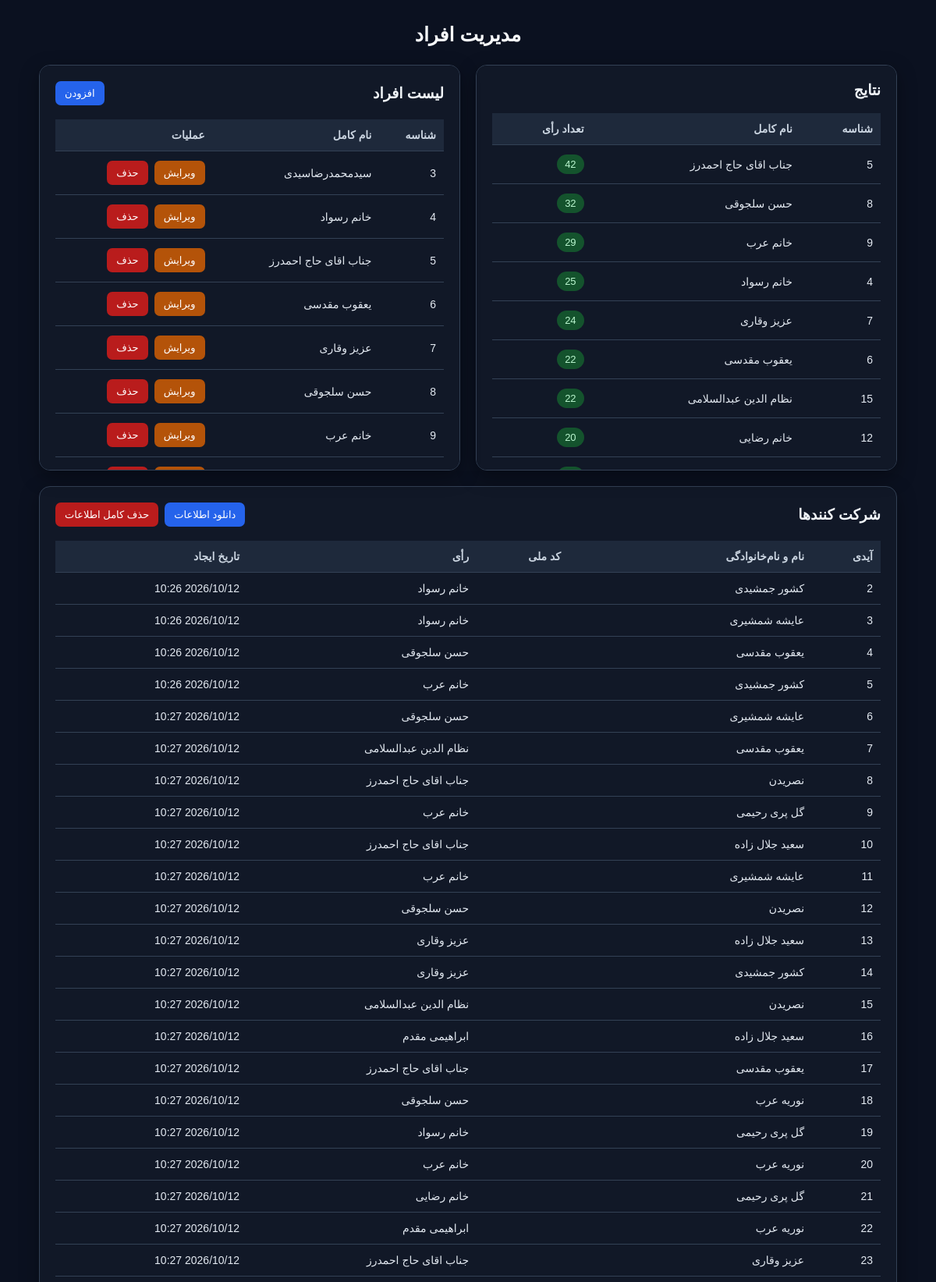
/manager/ (upper part), run on the app's committed database.
### manager/models.py (models this page shows)
class Candidates(models.Model):
    fullname = models.CharField(max_length=400)
    created = models.DateTimeField(auto_now_add=True)
    def __str__(self):
        return self.fullname

### counter/models.py (models this page shows, shortened)
class Vote(models.Model):
    fullname = models.CharField(max_length=400)
    national_code = models.CharField(max_length=100)
    candidate_id = models.ForeignKey(Candidates, on_delete=models.CASCADE)
    created = models.DateTimeField(auto_now_add=True)

### manager/views.py (the view)
# urls.py: path('', views.main, name="main"),
def main(request):
    context = {'candidates':Candidates.objects.all(),
               'results_vote': (Vote.objects.values("candidate_id", "candidate_id__fullname").annotate(vote_count=Count("id")).order_by("-vote_count")),
               'participants': Vote.objects.all()
               }
    return render(request, "main.html", context)

### manager/templates/main.html (shortened to what this page needs)
{% extends 'index.html' %}
{% block blockname %}
<main class="people-page">
    <h1>مدیریت افراد</h1>
    <section class="boxes">
        <div class="box">
            <h2 style="margin-bottom: 18px;">نتایج</h2>
            <div class="table-wrapper">
                <table class="people-table">
                    <thead>
                        <tr>
                            <th>شناسه</th>
                            <th>نام کامل</th>
                            <th>تعداد رأی</th>
                        </tr>
                    </thead>
                    <tbody>
                        {% for row in results_vote %}
                            <tr>
                                <td>{{ row.candidate_id }}</td>
                                <td>{{ row.candidate_id__fullname }}</td>
                                <td><span class="status">{{ row.vote_count }}</span></td>
                            </tr>
                        {% empty %}
                            <tr>
                                <td colspan="3">نتیجه‌ای برای نمایش وجود ندارد.</td>
                            </tr>
                        {% endfor %}
                    </tbody>
                </table>
            </div>
        </div>
        <div class="box">
            <div class="box-header">
                <h2>لیست افراد</h2>
                <a class="button add-button" href="{% url 'creat-candidate' %}">افزودن</a>
            </div>
            <div class="table-wrapper">
                <table class="people-table">
                    <thead>
                        <tr>
                            <th>شناسه</th>
                            <th>نام کامل</th>
                            <th>عملیات</th>
                        </tr>
                    </thead>
                    <tbody>
                        {% for candidate in candidates %}
                            <tr>
                                <td>{{ candidate.id }}</td>
                                <td>{{ candidate.fullname }}</td>
                                <td>
                                    <div class="action-buttons">
                                        <a
                                            class="button edit-button"
                                            href="{% url 'edit-candidate' candidate.id %}"
                                        >ویرایش</a>
                                        <form
                                            class="action-form"
                                            method="post"
                                            action="{% url 'delete-candidate' candidate.id %}"
                                            onsubmit="return confirm('از حذف این شخص مطمئن هستید؟');"
                                        >
                                            <button class="button remove-button" type="submit">
                                                حذف
                                            </button>
                                        </form>
                                    </div>
                                </td>
                            </tr>
                        {% empty %}
                            <tr>
                                <td colspan="3">فردی برای نمایش وجود ندارد.</td>
                            </tr>
                        {% endfor %}
                    </tbody>
                </table>
            </div>
        </div>
    </section>
    <section class="data-box">
        <div class="data-box-header">
            <h2>شرکت کنندها</h2>
            <div class="data-actions">
                <a class="button download-button" href="{% url 'export_excel' %}">
                    دانلود اطلاعات
                </a>
                <form
                    class="action-form"
                    method="post"
                    action=""
                    onsubmit="return confirm('هشدار: همه اطلاعات مشارکت‌کنندگان حذف می‌شوند. مطمئن هستید؟');"
                >
                    <button class="button delete-all-button" type="submit">
                        حذف کامل اطلاعات
                    </button>
                </form>
            </div>
        </div>
        <div class="table-wrapper">
            <table class="people-table">
                <thead>
                    <tr>
                        <th>آیدی</th>
                        <th>نام و نام‌خانوادگی</th>
                        <th>کد ملی</th>
                        <th>رأی</th>
                        <th>تاریخ ایجاد</th>
                    </tr>
                </thead>
                <tbody>
                    {% for Participant in participants %}
                        <tr>
                            <td>{{ Participant.id }}</td>
                            <td>{{ Participant.fullname }}</td>
                            <td>{{ Participant.national_code }}</td>
                            <td>{{ Participant.candidate_id }}</td>
                            <td>{{ Participant.created|date:"Y/m/d H:i" }}</td>
                        </tr>
                    {% empty %}
                        <tr>
                            <td colspan="5">داده‌ای برای نمایش وجود ندارد.</td>
                        </tr>
                    {% endfor %}
                </tbody>
            </table>
        </div>
    </section>
</main>
{% endblock blockname %}

### manager/templates/main.html (style rules this page uses)
html, body { min-height: 100%; margin: 0; background: #0b1120 !important; }
.people-page, .people-page * { box-sizing: border-box; }
.people-page { width: 100%; min-height: 100vh; margin: 0; padding: 30px 16px; background: #0b1120; color: #e5e7eb; font-family: Tahoma, Arial, sans-serif; }
.people-page h1 { max-width: 1100px; margin: 0 auto 24px; color: #f8fafc; text-align: center; font-size: 25px; }
.boxes { display: grid; grid-template-columns: repeat(2, minmax(0, 1fr)); align-items: stretch; gap: 20px; max-width: 1100px; margin: 0 auto; }
.box, .data-box { min-width: 0; overflow: auto; padding: 20px; background: #111827; border: 1px solid #334155; border-radius: 14px; box-shadow: 0 8px 24px rgba(0, 0, 0, 0.35); }
.box { height: 520px; }
.box h2, .data-box h2 { margin: 0; color: #f1f5f9; font-size: 19px; }
.box-header, .data-box-header { display: flex; align-items: center; justify-content: space-between; gap: 12px; margin-bottom: 18px; }
.table-wrapper { overflow-x: auto; }
.people-table { width: 100%; border-collapse: collapse; text-align: right; white-space: nowrap; }
.people-table th, .people-table td { padding: 12px 10px; border-bottom: 1px solid #334155; }
.people-table th { background: #1e293b; color: #cbd5e1; font-size: 14px; }
.people-table td { color: #e2e8f0; font-size: 14px; }
.status { display: inline-block; padding: 5px 10px; border-radius: 20px; background: #14532d; color: #bbf7d0; font-size: 13px; }
.button { display: inline-block; padding: 8px 12px; border: 0; border-radius: 7px; color: #fff; font: inherit; font-size: 13px; text-decoration: none; cursor: pointer; transition: background-color 0.2s ease; }
.add-button, .download-button { background: #2563eb; }
.edit-button { background: #b45309; }
.remove-button, .delete-all-button { background: #b91c1c; }
.action-buttons, .data-actions { display: flex; align-items: center; gap: 8px; }
.action-form { display: inline; margin: 0; }
.data-box { max-width: 1100px; margin: 20px auto 0; }

### data on the page
Candidates: candidate_id "5", candidate_id__fullname "جناب اقای حاج احمدرز", vote_count "42", id "5", fullname "جناب اقای حاج احمدرز"
Candidates: candidate_id "8", candidate_id__fullname "حسن سلجوقی", vote_count "32", id "8", fullname "حسن سلجوقی"
Candidates: candidate_id "9", candidate_id__fullname "خانم عرب", vote_count "29", id "9", fullname "خانم عرب"
Candidates: candidate_id "7", candidate_id__fullname "عزیز وقاری", vote_count "24", id "7", fullname "عزیز وقاری"
Candidates: candidate_id "6", candidate_id__fullname "یعقوب مقدسی", vote_count "22", id "6", fullname "یعقوب مقدسی"
Candidates: candidate_id "15", candidate_id__fullname "نظام الدین عبدالسلامی", vote_count "22"
Candidates: candidate_id "12", candidate_id__fullname "خانم رضایی", vote_count "20"
Candidates: id "3", fullname "سیدمحمدرضاسیدی"
Candidates: id "4", fullname "خانم رسواد"
Vote: id "2", fullname "کشور جمشیدی", candidate_id "خانم رسواد", created "2026/10/12 10:26"
Vote: id "3", fullname "عایشه شمشیری", candidate_id "خانم رسواد", created "2026/10/12 10:26"
Vote: id "4", fullname "یعقوب مقدسی", candidate_id "حسن سلجوقی", created "2026/10/12 10:26"
Vote: id "5", fullname "کشور جمشیدی", candidate_id "خانم عرب", created "2026/10/12 10:26"
Vote: id "6", fullname "عایشه شمشیری", candidate_id "حسن سلجوقی", created "2026/10/12 10:27"
Vote: id "7", fullname "یعقوب مقدسی", candidate_id "نظام الدین عبدالسلامی", created "2026/10/12 10:27"
Vote: id "8", fullname "نصریدن", candidate_id "جناب اقای حاج احمدرز", created "2026/10/12 10:27"
Vote: id "9", fullname "گل پری رحیمی", candidate_id "خانم عرب", created "2026/10/12 10:27"
Vote: id "10", fullname "سعید جلال زاده", candidate_id "جناب اقای حاج احمدرز", created "2026/10/12 10:27"
Vote: id "11", fullname "عایشه شمشیری", candidate_id "خانم عرب", created "2026/10/12 10:27"
Vote: id "12", fullname "نصریدن", candidate_id "حسن سلجوقی", created "2026/10/12 10:27"
Vote: id "13", fullname "سعید جلال زاده", candidate_id "عزیز وقاری", created "2026/10/12 10:27"
Vote: id "14", fullname "کشور جمشیدی", candidate_id "عزیز وقاری", created "2026/10/12 10:27"
Vote: id "15", fullname "نصریدن", candidate_id "نظام الدین عبدالسلامی", created "2026/10/12 10:27"
Vote: id "16", fullname "سعید جلال زاده", candidate_id "ابراهیمی مقدم", created "2026/10/12 10:27"
Vote: id "17", fullname "یعقوب مقدسی", candidate_id "جناب اقای حاج احمدرز", created "2026/10/12 10:27"
Vote: id "18", fullname "نوریه عرب", candidate_id "حسن سلجوقی", created "2026/10/12 10:27"
Vote: id "19", fullname "گل پری رحیمی", candidate_id "خانم رسواد", created "2026/10/12 10:27"
Vote: id "20", fullname "نوریه عرب", candidate_id "خانم عرب", created "2026/10/12 10:27"
Vote: id "21", fullname "گل پری رحیمی", candidate_id "خانم رضایی", created "2026/10/12 10:27"
Vote: id "22", fullname "نوریه عرب", candidate_id "ابراهیمی مقدم", created "2026/10/12 10:27"
Vote: id "23", fullname "عزیز وقاری", candidate_id "جناب اقای حاج احمدرز", created "2026/10/12 10:27"

### other printed values
{{ row.candidate_id }} "4"
{{ row.candidate_id__fullname }} "خانم رسواد"
{{ row.vote_count }} "25"
